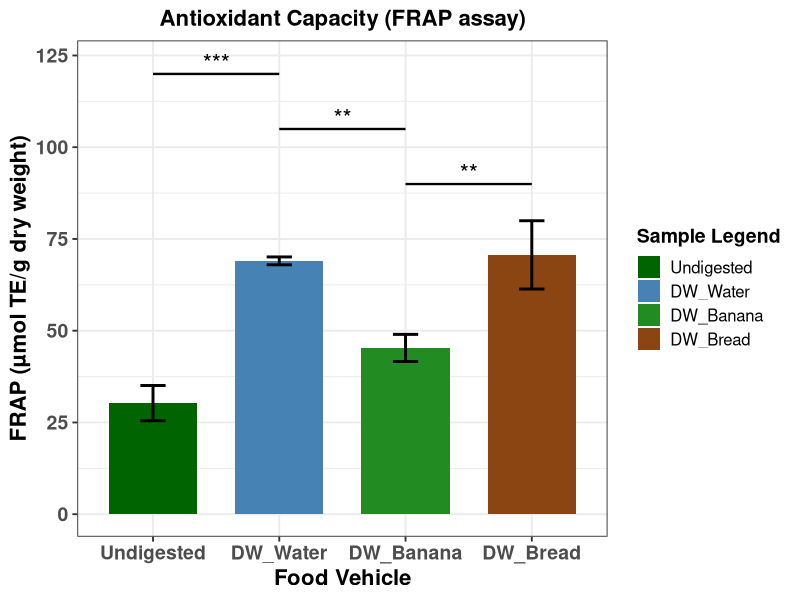

R code for this plot:
library(dplyr)
library(ggplot2)
library(multcompView)

# -----------------------------
# Raw FRAP data (YOUR VALUES)
# -----------------------------
FRAP <- c(
  33.80, 32.20, 24.80,      # Undigested
  68.80, 68.10, 70.20,      # DW-Water
  41.60, 45.30, 49.00,      # DW-Banana
  81.40, 65.61, 64.97       # DW-Bread
)

group <- factor(rep(c("Undigested", "DW_Water", "DW_Banana", "DW_Bread"), each = 3))
df <- data.frame(FRAP, group)

# -----------------------------
# ANOVA + Tukey
# -----------------------------
anova_result <- aov(FRAP ~ group, data = df)
tukey <- TukeyHSD(anova_result)

# Extract p-values
pvals <- tukey$group[, "p adj"]
names(pvals) <- rownames(tukey$group)

# -----------------------------
# Summary table (means + SD)
# -----------------------------
df_summary <- df %>%
  group_by(group) %>%
  summarise(
    Mean = mean(FRAP),
    SD   = sd(FRAP),
    .groups = "drop"
  )

df_summary$Sample <- factor(df_summary$group,
                            levels = c("Undigested", "DW_Water", "DW_Banana", "DW_Bread"))

# -----------------------------
# Function: convert p-value → asterisks
# -----------------------------
p_to_star <- function(p) {
  if (p < 0.0001) return("****")
  if (p < 0.001)  return("***")
  if (p < 0.01)   return("**")
  if (p < 0.05)   return("*")
  return("ns")
}

# -----------------------------
# Build automatic bracket table
# -----------------------------
comparisons <- data.frame(
  comp = names(pvals),
  p = pvals,
  stars = sapply(pvals, p_to_star)
)

# Split "A-B" into two groups
comparisons <- comparisons %>%
  mutate(
    g1 = sub("-.*", "", comp),
    g2 = sub(".*-", "", comp)
  )

# -----------------------------
# REMOVE ONLY:
# Undigested – DW_Banana
# Undigested – DW_Bread
# DW_Water – DW_Bread

remove_comps <- c(
  "Undigested-DW_Banana",
  "DW_Banana-Undigested",
  "DW_Water-DW_Bread",
  "DW_Bread-DW_Water",
  "Undigested-DW_Bread"
)

comparisons <- comparisons %>%
  filter(!(comp %in% remove_comps))


# -----------------------------
# Assign bracket height automatically
# -----------------------------
max_y <- max(df_summary$Mean + df_summary$SD)
comparisons$y <- seq(max_y + 10, max_y + 10 + 15*(nrow(comparisons)-1), by = 15)

# -----------------------------
# ggplot
# -----------------------------
p <- ggplot(df_summary, aes(x = Sample, y = Mean, fill = Sample)) +
  geom_col(width = 0.7) +
  geom_errorbar(aes(ymin = Mean - SD, ymax = Mean + SD),
                width = 0.2, linewidth = 1) +
  
  scale_fill_manual(
    values = c("Undigested" = "darkgreen",
               "DW_Water"   = "steelblue",
               "DW_Banana"  = "forestgreen",
               "DW_Bread"   = "saddlebrown"),
    name = "Sample Legend"
  ) +
  
  theme_bw(base_size = 14) +
  theme(
    legend.position = "right",
    legend.title = element_text(size = 14, face = "bold"),
    legend.text  = element_text(size = 12),
    plot.title = element_text(size = 16, face = "bold", hjust = 0.5),
    axis.text.x = element_text(size = 14, face = "bold"),
    axis.text.y = element_text(size = 14, face = "bold"),
    axis.title.x = element_text(size = 16, face = "bold"),
    axis.title.y = element_text(size = 16, face = "bold")
  ) +
  labs(
    title = "Antioxidant Capacity (FRAP assay)",
    x = "Food Vehicle",
    y = "FRAP (µmol TE/g dry weight)"
  )

# -----------------------------
# Add automatic brackets + asterisks
# -----------------------------
for (i in 1:nrow(comparisons)) {
  g1 <- comparisons$g1[i]
  g2 <- comparisons$g2[i]
  y  <- comparisons$y[i]
  stars <- comparisons$stars[i]
  
  x1 <- which(levels(df_summary$Sample) == g1)
  x2 <- which(levels(df_summary$Sample) == g2)
  
  p <- p +
    annotate("segment", x = x1, xend = x2, y = y, yend = y, linewidth = 0.8) +
    annotate("text", x = (x1 + x2)/2, y = y + 3, label = stars, size = 6)
}

print(p)

# -----------------------------
# Console output
# -----------------------------
cat("\n=== DESCRIPTIVE STATS ===\n")
print(df_summary)

cat("\n=== ANOVA SUMMARY ===\n")
print(summary(anova_result))

cat("\n=== TUKEY POST-HOC ===\n")
print(tukey)

cat("\n=== SIGNIFICANCE STARS USED IN PLOT ===\n")
print(comparisons[, c("comp", "p", "stars")])
